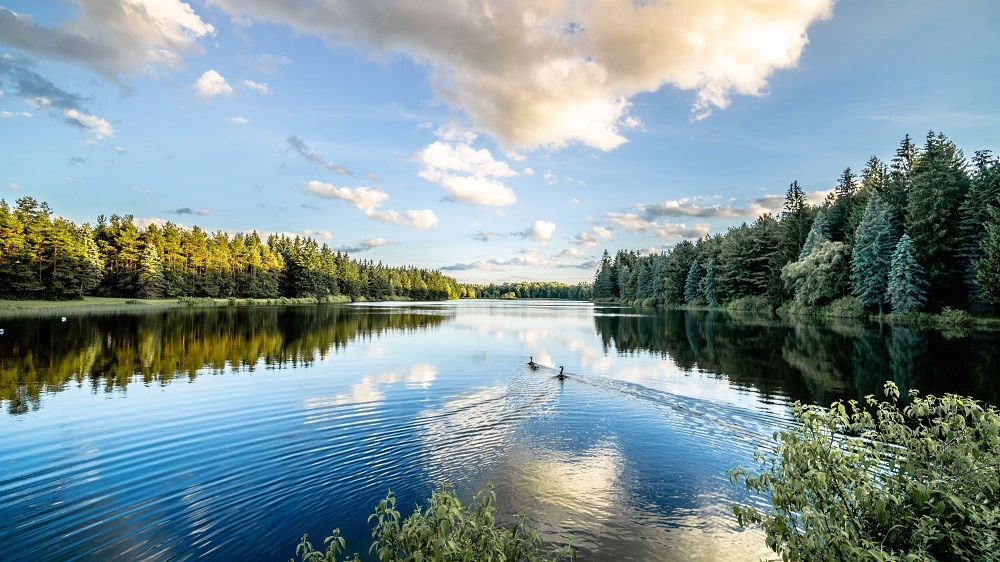
#> input picture YearI/SemesterI/PythonAndScripting/Practicals/LAB_10/lake.jpg, 1000 x 562 px, found by its file name
$ python prog2.py
#> lines starting #> are read from the running program, lines starting #| are printed output that depends on the picture
import cv2
import numpy as np
import matplotlib.pyplot as plt
import datetime

current_time = datetime.datetime.now()
print("LAB 11 SHUBHANG GUPTA "+str(current_time))
image=cv2.imread('lake.jpg',1)
#> image is the input picture: shape (562, 1000, 3); mean B, G, R 151.1, 147.7, 127
roi=image[100:400,200:400]
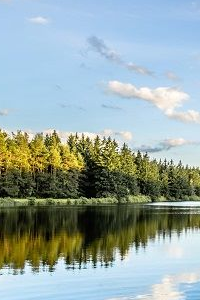
#> roi: shape (300, 200, 3); mean B, G, R 165.2, 167.5, 150.1
cv2.imshow("forensic", roi)
cv2.waitKey(0)
cv2.destroyAllWindows()
